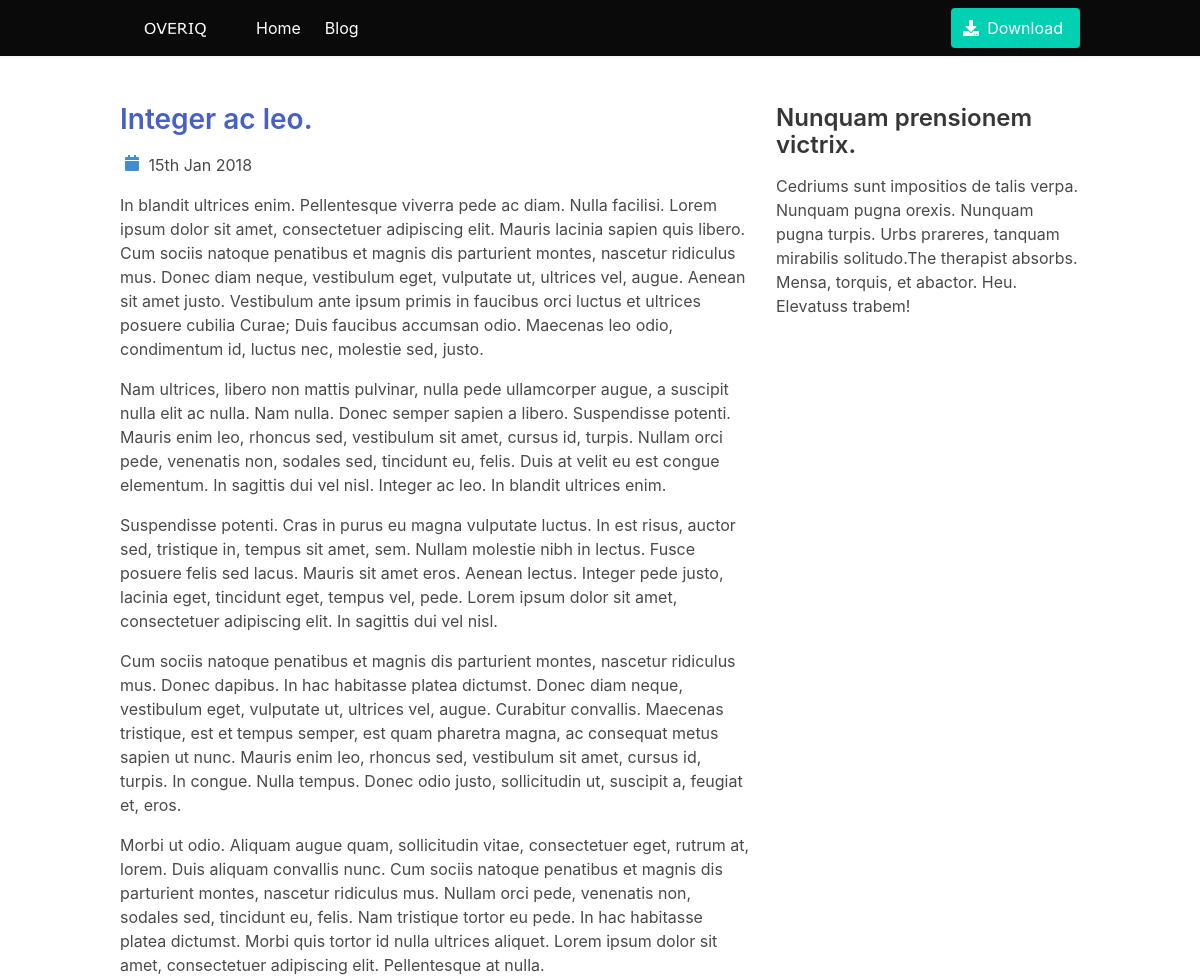
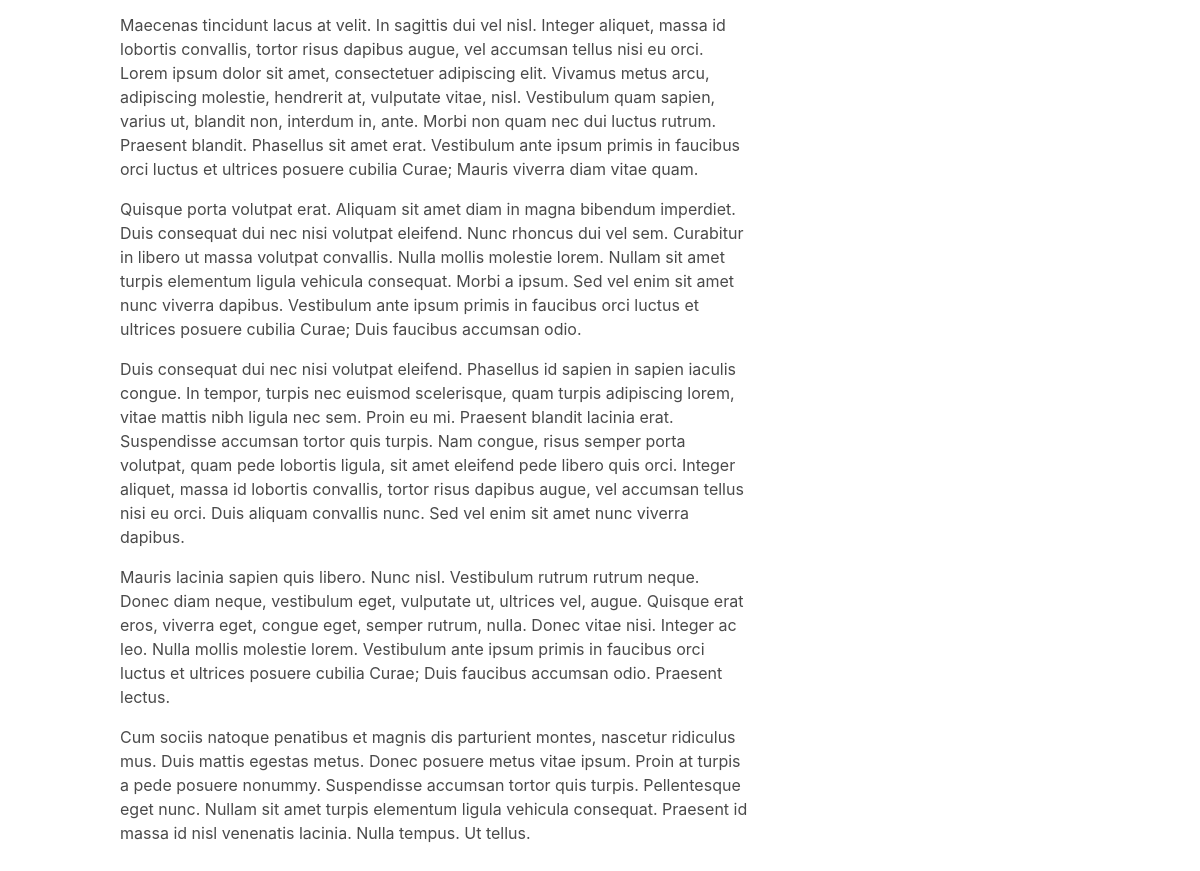
/blog/2/fusce-lacus-purus-aliquet-at-feugiat-non-pretium-quis-lectus/, run on the app's committed database (2 pictures, top to bottom).
### app.py (models this page shows)
class Post(db.Model):
    __tablename__ = 'posts'
    id = db.Column(db.Integer(), primary_key=True)
    title = db.Column(db.String(), nullable=False)
    slug = db.Column(db.String(), nullable=False)
    content = db.Column(db.Text(), nullable=False)
    created_on = db.Column(db.DateTime(), default=datetime.utcnow)
    updated_on = db.Column(db.DateTime(), default=datetime.utcnow, onupdate=datetime.utcnow)

### app.py (the view)
@app.route('/blog/<post_id>/<post_slug>/')
def post(post_id, post_slug):
    post = db.session.query(Post).filter(Post.id == post_id).first_or_404()
    return render_template('single_post.html', post=post)

### templates/single_post.html (shortened to what this page needs)
{% extends 'base.html' %}
{% block main %}
    <section class="section">
        <div class="container">
            <div class="columns">
                <div class="column is-two-thirds">
                    <div class="content">
                        <h2><a href="">{{ post.title }}</a></h2>
                        <p>
                            <span class="icon has-text-info">
                                <i class="fa fa-calendar" aria-hidden="true"></i>
                            </span>
                            <span>{{ moment(post.created_on).format('Do MMM YYYY') }}</span>
                        </p>
                        <p>{{ post.content|safe }}</p>
                        <section class="section">
                        </section>
                    </div>
                </div>
                <div class="column">
                    <div class="content">
                        <h3>Nunquam prensionem victrix.</h3>
                        <p>
                            Cedriums sunt impositios de talis verpa. Nunquam pugna orexis. Nunquam pugna turpis.
                            Urbs prareres, tanquam mirabilis solitudo.The therapist absorbs. Mensa, torquis, et abactor. Heu. Elevatuss trabem!
                        </p>
                    </div>
                </div>
            </div>
        </div>
    </section>
{% endblock %}

### data on the page
Post: title "Integer ac leo.", created_on "15th Jan 2018", content "In blandit ultrices enim. Pellentesque viverra pede ac diam. Nulla facilisi. Lorem ipsum dolor sit amet, consectetuer adipiscing elit. Mauris lacinia sapien quis libero. Cum sociis natoque penatibus et magnis dis parturient montes, nascetur ridiculus mus. Donec diam neque, vestibulum eget, vulputate ut, ultrices vel, augue. Aenean sit amet justo. Vestibulum ante ipsum primis in faucibus orci luctus et ultrices posuere cubilia Curae; Duis faucibus accumsan odio. Maecenas leo odio, condimentum id, luctus nec, molestie sed, justo. Nam ultrices, libero non mattis pulvinar, nulla pede ullamcorper augue, a suscipit nulla elit ac nulla. Nam nulla. Donec semper sapien a libero. Suspendisse potenti.…"
